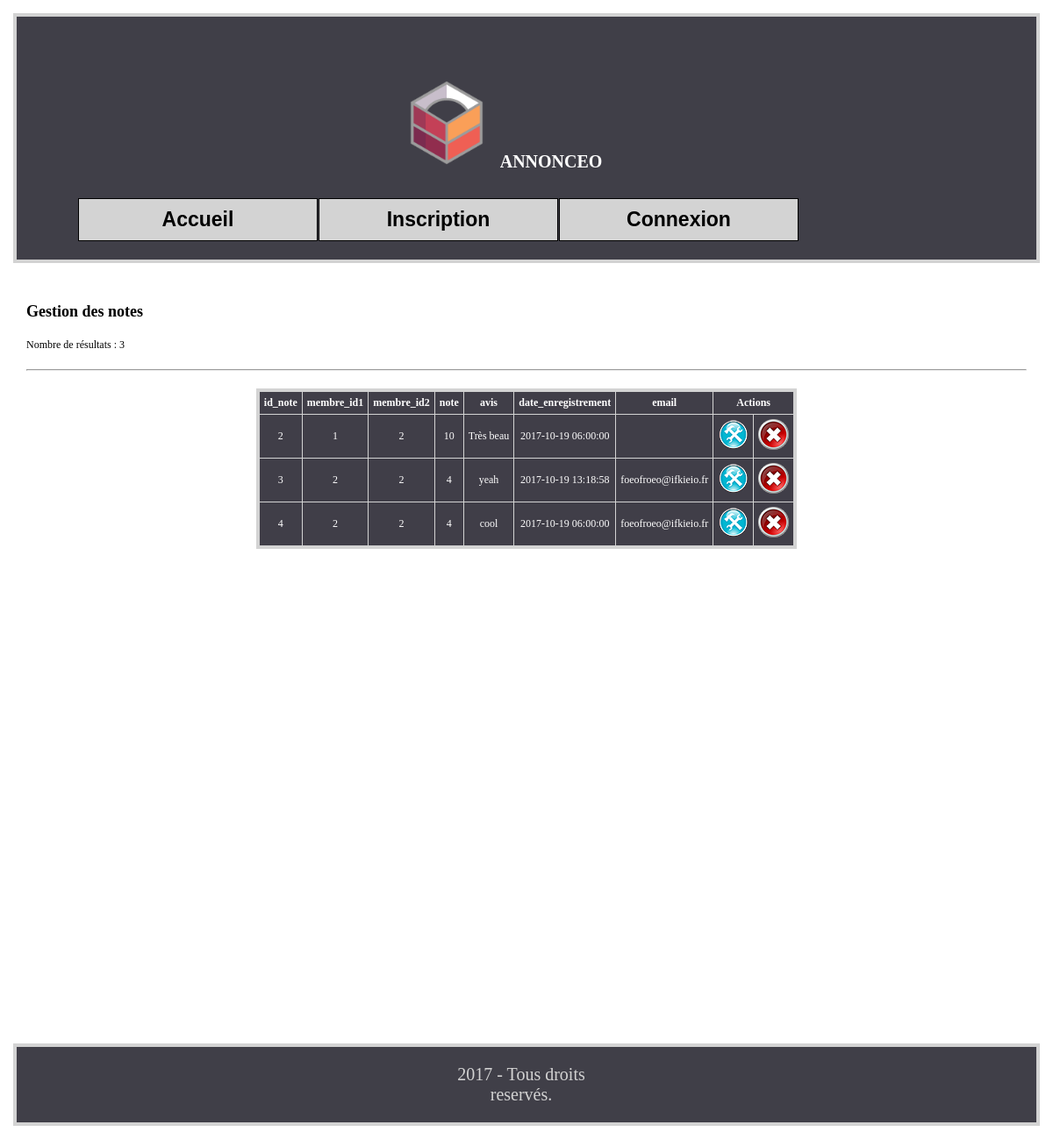
The page /backoffice/gestion_des_notes.php on the database its author committed.
### tables this page shows
CREATE TABLE `note` (
  `id_note` int(3) NOT NULL,
  `membre_id1` int(3) NOT NULL,
  `membre_id2` int(3) NOT NULL,
  `note` int(3) NOT NULL,
  `avis` varchar(255) NOT NULL,
  `date_enregistrement` datetime NOT NULL
);

CREATE TABLE `membre` (
  `id_membre` int(3) NOT NULL,
  `pseudo` varchar(20) NOT NULL,
  `mdp` varchar(60) NOT NULL,
  `nom` varchar(20) NOT NULL,
  `prenom` varchar(20) NOT NULL,
  `telephone` varchar(20) NOT NULL,
  `email` varchar(50) NOT NULL,
  `civilite` enum('m','f') NOT NULL,
  `statut` int(1) NOT NULL,
  `date_enregistrement` datetime NOT NULL
);

### inc/init.inc.php (called while the page is built, shortened)
<?php
$msg ='';
$contenu = '';
?>

### backoffice/gestion_des_notes.php (the view, shortened to what this page needs)
<?php
require_once('../inc/init.inc.php');
$resultat = $pdo -> query("SELECT note.*, membre.email FROM note LEFT JOIN membre ON note.membre_id1 = membre.id_membre");
$note = $resultat -> fetchAll(PDO::FETCH_ASSOC);
$contenu .= 'Nombre de résultats : ' . $resultat ->rowCount() . '<br><hr>';
$contenu .= $msg;
$contenu .= '<table class="ges_tab" border="1">';
$contenu .= '<tr>';
for ($i = 0; $i < $resultat -> columnCount(); $i++) {
    $colonne = $resultat -> getColumnMeta($i);
    $contenu .= '<th>' . $colonne['name'] . '</th>';
}
$contenu .= '<th colspan="2">Actions</th>';
$contenu .= '</tr>';
foreach ($note as $valeur) {
    $contenu .= "<tr>";
        foreach ($valeur as $indice => $valeur2) {
            if ($indice == 'photo') {
                $contenu .= '<td><img src="' . RACINE_SITE . 'photo/' . $valeur2 . '" height="90"></td>';
            }
            else {
                $contenu .= '<td>' . $valeur2 . '</td>';
            }
        }
        $contenu .= '<td><a href="?action=modification&id_note='. $valeur['id_note'] .'"><img src="../libs/modi.png"></a></td>';
        $contenu .= '<td><a onclick="confirm(\'Etes-vous certain de vouloir supprimer cette photo' . $valeur['id_note'] . '\');" href="supprimer_note.php?id=' . $valeur['id_note'] . '"><img src="../libs/supp.png"></a></td>';
    $contenu .= "</tr>";
}
$contenu .= '</table>';
$contenu .= "<br>";
require('../inc/header.php');
?>
<h1>Gestion des notes</h1>
<?= $contenu ?>
<?php
require_once('../inc/footer.php');
?>

### css/style.css (style rules this page uses)
* { margin: 0; }
body { font-family : verdana; font-size: 12px; }
a { text-decoration: none; color: #000; }
.ges_tab { border: 4px solid lightgrey; background: #403e48; color: white; margin: 0 auto; }
table { border-collapse: collapse; }
hr { margin: 20px 0; }
h1 { margin-bottom: 20px; }
table tr td { text-align: center; }
td, th { padding: 5px; }

### rows shown on the page
note: id_note "2", membre_id1 "1", membre_id2 "2", note "10", avis "Très beau", date_enregistrement "2017-10-19 06:00:00"
note: id_note "3", membre_id1 "2", membre_id2 "2", note "4", avis "yeah", date_enregistrement "2017-10-19 13:18:58", membre.email "foeofroeo@ifkieio.fr"
note: id_note "4", membre_id1 "2", membre_id2 "2", note "4", avis "cool", date_enregistrement "2017-10-19 06:00:00", membre.email "foeofroeo@ifkieio.fr"

### other values the page prints
$resultat ->rowCount() "3"
$colonne['name'] "id_note"
$colonne['name'] "membre_id1"
$colonne['name'] "membre_id2"
$colonne['name'] "note"
$colonne['name'] "avis"
$colonne['name'] "date_enregistrement"
$colonne['name'] "email"
